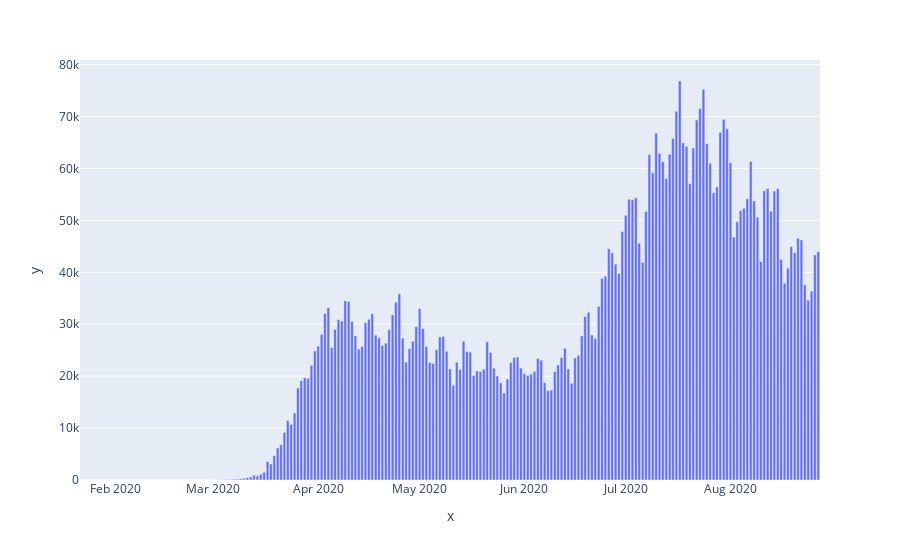

The notebook cell this image was saved under:
### Code cell
px.bar(x = COVID_STATES_DF.groupby(by='date')['positiveIncrease'].sum().index,
    y = COVID_STATES_DF.groupby(by='date')['positiveIncrease'].sum())

### Figure 1 — Plotly figure (JSON) as saved in the notebook; plotly's stock layout.template omitted (floating-point values rounded to 4 significant figures; data arrays with more than 128 entries replaced by an {"elided": "..."} marker saying what was removed)
{"data": [{"alignmentgroup": "True", "hovertemplate": "x=%{x}<br>y=%{y}<extra></extra>", "legendgroup": "", "marker": {"color": "#636efa"}, "name": "", "offsetgroup": "", "orientation": "v", "showlegend": false, "textposition": "auto", "type": "bar", "x": {"elided": "219 str values"}, "xaxis": "x", "y": {"elided": "219 int values"}, "yaxis": "y"}], "layout": {"autosize": true, "barmode": "relative", "legend": {"tracegroupgap": 0}, "margin": {"t": 60}, "xaxis": {"anchor": "y", "autorange": true, "domain": [0, 1], "range": ["2020-01-21 12:00", "2020-08-27 12:00"], "title": {"text": "x"}, "type": "date"}, "yaxis": {"anchor": "x", "autorange": true, "domain": [0, 1], "range": [0, 80890.0], "title": {"text": "y"}, "type": "linear"}}}
